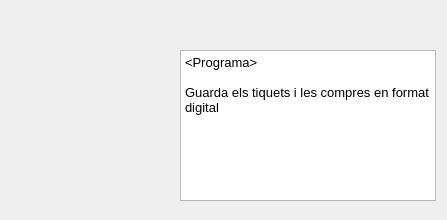
<?xml version="1.0" encoding="UTF-8"?>
<ui version="4.0">
 <class>dialog_AboutTiquets</class>
 <widget class="QDialog" name="dialog_AboutTiquets">
  <property name="geometry">
   <rect>
    <x>0</x>
    <y>0</y>
    <width>447</width>
    <height>220</height>
   </rect>
  </property>
  <property name="windowTitle">
   <string>Dialog</string>
  </property>
  <property name="windowIcon">
   <iconset resource="rsc.qrc">
    <normaloff>:/icones/rsc/cash.png</normaloff>:/icones/rsc/cash.png</iconset>
  </property>
  <widget class="QLabel" name="label">
   <property name="geometry">
    <rect>
     <x>20</x>
     <y>50</y>
     <width>150</width>
     <height>150</height>
    </rect>
   </property>
   <property name="lineWidth">
    <number>2</number>
   </property>
   <property name="text">
    <string/>
   </property>
   <property name="pixmap">
    <pixmap resource="rsc.qrc">:/icones/rsc/cash.png</pixmap>
   </property>
   <property name="scaledContents">
    <bool>true</bool>
   </property>
  </widget>
  <widget class="QLabel" name="label_2">
   <property name="geometry">
    <rect>
     <x>20</x>
     <y>20</y>
     <width>151</width>
     <height>17</height>
    </rect>
   </property>
   <property name="text">
    <string>&lt;Programa&gt;</string>
   </property>
  </widget>
  <widget class="QTextBrowser" name="textBrowser">
   <property name="geometry">
    <rect>
     <x>180</x>
     <y>50</y>
     <width>256</width>
     <height>151</height>
    </rect>
   </property>
   <property name="html">
    <string>&lt;!DOCTYPE HTML PUBLIC &quot;-//W3C//DTD HTML 4.0//EN&quot; &quot;http://www.w3.org/TR/REC-html40/strict.dtd&quot;&gt;
&lt;html&gt;&lt;head&gt;&lt;meta name=&quot;qrichtext&quot; content=&quot;1&quot; /&gt;&lt;style type=&quot;text/css&quot;&gt;
p, li { white-space: pre-wrap; }
&lt;/style&gt;&lt;/head&gt;&lt;body style=&quot; font-family:'DejaVu Sans'; font-size:10pt; font-weight:400; font-style:normal;&quot;&gt;
&lt;p style=&quot; margin-top:0px; margin-bottom:0px; margin-left:0px; margin-right:0px; -qt-block-indent:0; text-indent:0px;&quot;&gt;&amp;lt;Programa&amp;gt;&lt;/p&gt;
&lt;p style=&quot;-qt-paragraph-type:empty; margin-top:0px; margin-bottom:0px; margin-left:0px; margin-right:0px; -qt-block-indent:0; text-indent:0px;&quot;&gt;&lt;br /&gt;&lt;/p&gt;
&lt;p style=&quot; margin-top:0px; margin-bottom:0px; margin-left:0px; margin-right:0px; -qt-block-indent:0; text-indent:0px;&quot;&gt;Guarda els tiquets i les compres en format digital&lt;/p&gt;&lt;/body&gt;&lt;/html&gt;</string>
   </property>
  </widget>
 </widget>
 <resources>
  <include location="rsc.qrc"/>
 </resources>
 <connections/>
</ui>
